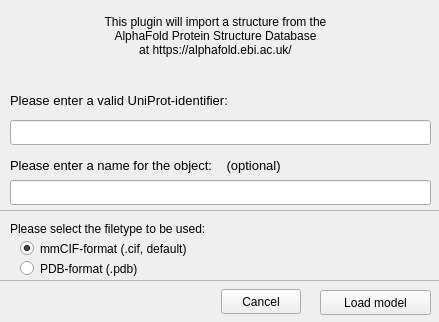
<?xml version="1.0" encoding="UTF-8"?>
<ui version="4.0">
 <class>Form</class>
 <widget class="QWidget" name="Form">
  <property name="geometry">
   <rect>
    <x>0</x>
    <y>0</y>
    <width>439</width>
    <height>322</height>
   </rect>
  </property>
  <property name="windowTitle">
   <string>Get Alphafold2 model</string>
  </property>
  <widget class="QLineEdit" name="code">
   <property name="geometry">
    <rect>
     <x>10</x>
     <y>120</y>
     <width>421</width>
     <height>25</height>
    </rect>
   </property>
  </widget>
  <widget class="QLabel" name="label">
   <property name="geometry">
    <rect>
     <x>10</x>
     <y>80</y>
     <width>261</width>
     <height>41</height>
    </rect>
   </property>
   <property name="font">
    <font>
     <pointsize>10</pointsize>
    </font>
   </property>
   <property name="text">
    <string>Please enter a valid UniProt-identifier:</string>
   </property>
  </widget>
  <widget class="QPushButton" name="pushButton">
   <property name="geometry">
    <rect>
     <x>320</x>
     <y>290</y>
     <width>111</width>
     <height>25</height>
    </rect>
   </property>
   <property name="text">
    <string>Load model</string>
   </property>
  </widget>
  <widget class="QPushButton" name="closeButton">
   <property name="geometry">
    <rect>
     <x>221</x>
     <y>289</y>
     <width>80</width>
     <height>25</height>
    </rect>
   </property>
   <property name="text">
    <string>Cancel</string>
   </property>
  </widget>
  <widget class="QLineEdit" name="name">
   <property name="geometry">
    <rect>
     <x>10</x>
     <y>180</y>
     <width>421</width>
     <height>25</height>
    </rect>
   </property>
  </widget>
  <widget class="QLabel" name="label_3">
   <property name="geometry">
    <rect>
     <x>10</x>
     <y>150</y>
     <width>291</width>
     <height>31</height>
    </rect>
   </property>
   <property name="font">
    <font>
     <pointsize>10</pointsize>
    </font>
   </property>
   <property name="text">
    <string>Please enter a name for the object:    (optional)</string>
   </property>
  </widget>
  <widget class="QFrame" name="frame">
   <property name="geometry">
    <rect>
     <x>-30</x>
     <y>210</y>
     <width>481</width>
     <height>71</height>
    </rect>
   </property>
   <property name="frameShape">
    <enum>QFrame::StyledPanel</enum>
   </property>
   <property name="frameShadow">
    <enum>QFrame::Raised</enum>
   </property>
   <widget class="QLabel" name="label_4">
    <property name="geometry">
     <rect>
      <x>40</x>
      <y>10</y>
      <width>261</width>
      <height>17</height>
     </rect>
    </property>
    <property name="text">
     <string>Please select the filetype to be used:</string>
    </property>
   </widget>
   <widget class="QRadioButton" name="pdb">
    <property name="geometry">
     <rect>
      <x>50</x>
      <y>50</y>
      <width>141</width>
      <height>17</height>
     </rect>
    </property>
    <property name="text">
     <string>PDB-format (.pdb)</string>
    </property>
    <attribute name="buttonGroup">
     <string notr="true">buttonGroup</string>
    </attribute>
   </widget>
   <widget class="QRadioButton" name="cif">
    <property name="geometry">
     <rect>
      <x>50</x>
      <y>30</y>
      <width>171</width>
      <height>17</height>
     </rect>
    </property>
    <property name="text">
     <string>mmCIF-format (.cif, default)</string>
    </property>
    <property name="checked">
     <bool>true</bool>
    </property>
    <attribute name="buttonGroup">
     <string notr="true">buttonGroup</string>
    </attribute>
   </widget>
  </widget>
  <widget class="QLabel" name="label_2">
   <property name="geometry">
    <rect>
     <x>40</x>
     <y>10</y>
     <width>351</width>
     <height>51</height>
    </rect>
   </property>
   <property name="styleSheet">
    <string notr="true">font: 10pt &quot;MS Shell Dlg 2&quot;;</string>
   </property>
   <property name="text">
    <string>This plugin will import a structure from the 
AlphaFold Protein Structure Database 
at https://alphafold.ebi.ac.uk/</string>
   </property>
   <property name="textFormat">
    <enum>Qt::AutoText</enum>
   </property>
   <property name="alignment">
    <set>Qt::AlignCenter</set>
   </property>
   <property name="wordWrap">
    <bool>true</bool>
   </property>
  </widget>
  <zorder>frame</zorder>
  <zorder>code</zorder>
  <zorder>label</zorder>
  <zorder>pushButton</zorder>
  <zorder>closeButton</zorder>
  <zorder>name</zorder>
  <zorder>label_3</zorder>
  <zorder>label_2</zorder>
 </widget>
 <tabstops>
  <tabstop>code</tabstop>
  <tabstop>name</tabstop>
  <tabstop>closeButton</tabstop>
  <tabstop>pushButton</tabstop>
 </tabstops>
 <resources/>
 <connections/>
 <buttongroups>
  <buttongroup name="buttonGroup"/>
 </buttongroups>
</ui>
